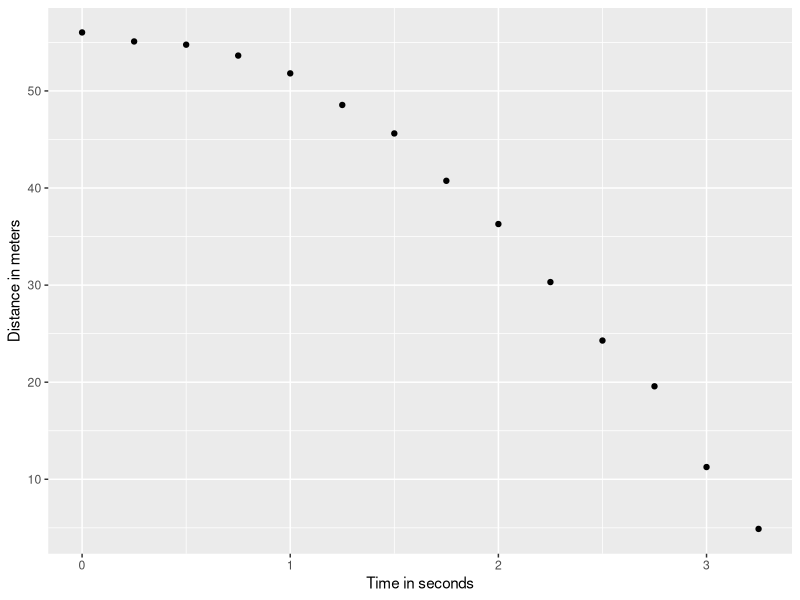
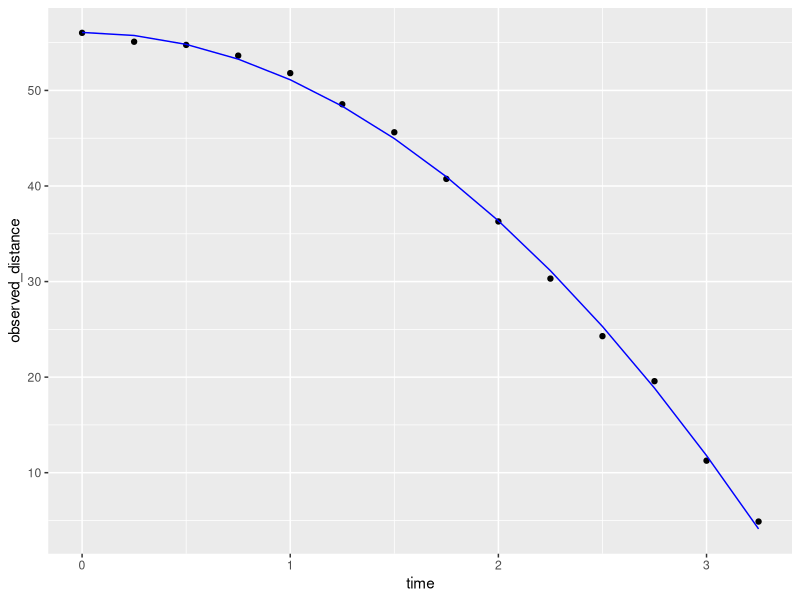

Reproduce these figures in R, in order.
## ---- chunk 1
library(tidyverse)
library(broom)
library(dslabs)
## ---- chunk 2
library(dslabs)
falling_object <- rfalling_object()
## ---- chunk 3
library(tidyverse)
falling_object |> 
  ggplot(aes(time, observed_distance)) + 
  geom_point() +
  ylab("Distance in meters") + 
  xlab("Time in seconds")
## ---- chunk 4
library(broom)
fit <- falling_object |> 
  mutate(time_sq = time^2) |> 
  lm(observed_distance~time+time_sq, data = _)
tidy(fit)
## ---- chunk 5
augment(fit) |> 
  ggplot() +
  geom_point(aes(time, observed_distance)) + 
  geom_line(aes(time, .fitted), col = "blue")
## ---- chunk 6
tidy(fit, conf.int = TRUE)
